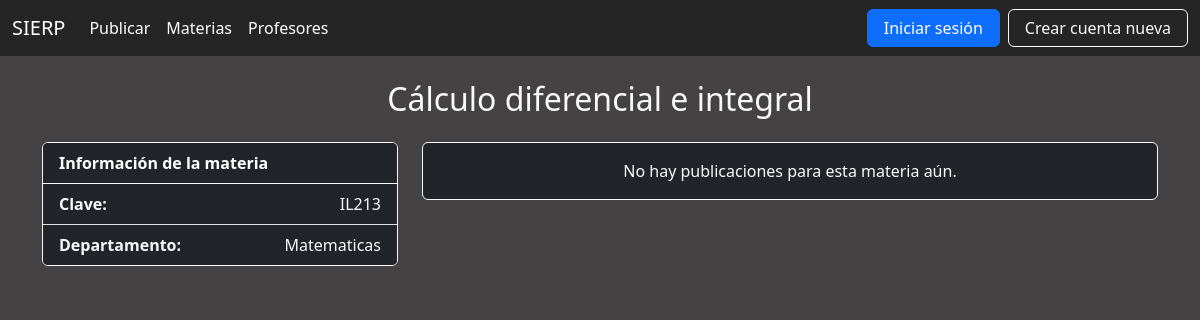
The app's page /materia/1, older data.
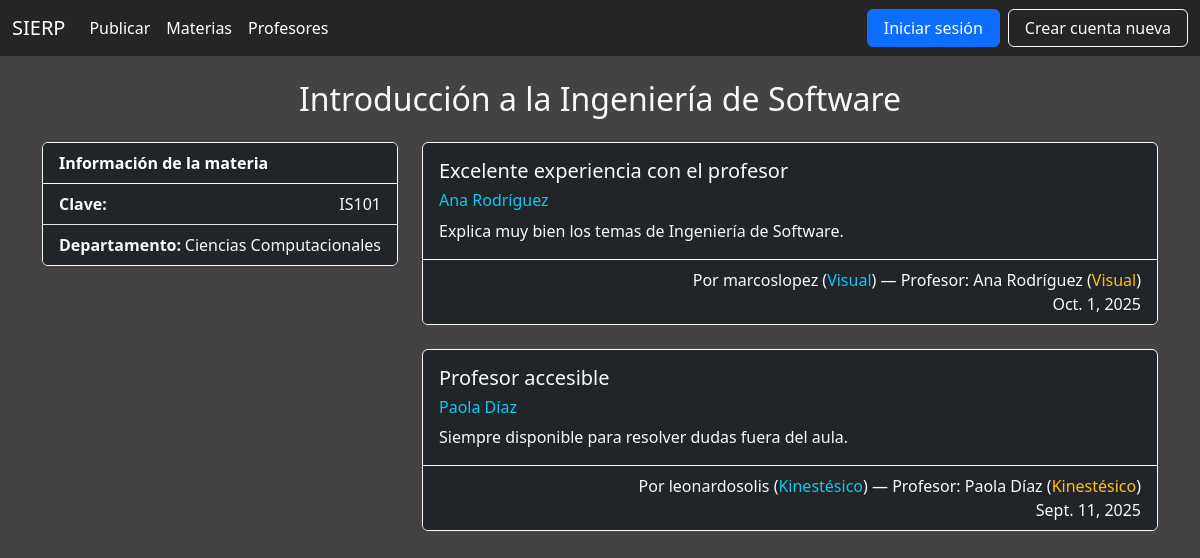
The same page, newer data.
### materia/models.py (models this page shows, shortened)
class Materia(models.Model):
    clave = models.CharField(max_length=10)
    nombre = models.CharField(max_length=50)
    departamento = models.CharField(max_length=50)
    usuarios = models.ManyToManyField('usuario.Usuario', through='publicacion.Publicacion')
    profesores = models.ManyToManyField('profesor.Profesor', through='publicacion.Publicacion')

### publicacion/models.py (models this page shows, shortened)
class Publicacion(models.Model):
    usuario = models.ForeignKey(Usuario, on_delete=models.CASCADE)
    profesor = models.ForeignKey(Profesor, on_delete=models.CASCADE)
    materia = models.ForeignKey(Materia, on_delete=models.CASCADE)
    titulo = models.CharField(max_length=70)
    fecha = models.DateField()
    comentario = models.CharField(max_length=500)
    dominio = models.IntegerField()
    puntualidad = models.IntegerField()
    asistencia = models.IntegerField()
    facilidad = models.IntegerField()
    seguimiento = models.IntegerField()

### profesor/models.py (models this page shows, shortened)
class Profesor(models.Model):
    METODOS_ENSENANZA = [
        ('visual', 'Visual'),
        ('auditivo', 'Auditivo'),
        ('kinestesico', 'Kinestésico'),
    ]
    nombre = models.CharField(max_length=50)
    metodo_ensenanza = models.CharField(
        max_length=20,
        choices=METODOS_ENSENANZA,
        default='visual'
    )
    usuarios = models.ManyToManyField('usuario.Usuario', through='publicacion.Publicacion')
    materias = models.ManyToManyField('materia.Materia', through='publicacion.Publicacion')

### usuario/models.py (models this page shows, shortened)
class Usuario(AbstractUser):
    METODOS_APRENDIZAJE = [
        ('visual', 'Visual'),
        ('auditivo', 'Auditivo'),
        ('kinestesico', 'Kinestésico'),
    ]
    nombre_usuario = models.CharField(max_length=20)
    metodo_aprendizaje = models.CharField(
        max_length=20,
        choices=METODOS_APRENDIZAJE,
        blank=True,
        null=True
    )
    profesores = models.ManyToManyField('profesor.Profesor', through='publicacion.Publicacion')
    materias = models.ManyToManyField('materia.Materia', through='publicacion.Publicacion')

### publicacion/views.py (the view)
# urls.py: path('materia/<int:materia_id>', views.MateriaView.as_view(), name='materia'),
class MateriaView(generic.ListView):
    template_name = 'publicacion/materia.html'
    def get_queryset(self):
        return Publicacion.objects.filter(materia_id=self.kwargs['materia_id'])
    def get_context_data(self, **kwargs):
        context = super().get_context_data(**kwargs)
        materia = get_object_or_404(Materia, pk=self.kwargs['materia_id'])
        context['materia'] = materia
        return context

### templates/publicacion/materia.html (shortened to what this page needs)
{% extends "base.html" %}
{% block content %}
<div class="container mt-4">
    <h2 class="mb-4 text-light text-center">{{ materia.nombre }}</h2>
    <div class="row">
        <div class="col-md-4">
            <section>
                <div class="card mb-4 bg-dark border border-light">
                    <div class="card-header bg-dark text-white border-bottom border-light">
                        <strong>Información de la materia</strong>
                    </div>
                    <ul class="list-group list-group-flush text-start">
                        <li class="list-group-item bg-dark text-light d-flex justify-content-between">
                            <span><strong>Clave:</strong></span>
                            <span>{{ materia.clave }}</span>
                        </li>
                        <li class="list-group-item bg-dark text-light d-flex justify-content-between">
                            <span><strong>Departamento:</strong></span>
                            <span>{{ materia.departamento }}</span>
                        </li>
                    </ul>
                </div>
            </section>
        </div>
        <div class="col-md-8">
            {% if publicacion_list %}
                {% for publicacion in publicacion_list %}
                <section>
                    <div class="card mb-4 bg-dark border border-light">
                        <div class="card-body">
                            <h5 class="card-title text-light">{{ publicacion.titulo }}</h5>
                            <h6 class="text-info">{{ publicacion.profesor.nombre }}</h6>
                            <p class="card-text text-light">{{ publicacion.comentario }}</p>
                        </div>
                        <div class="card-footer text-light text-end bg-dark border-top border-light">
                            Por {{ publicacion.usuario.username }}
                            {% if publicacion.usuario.metodo_aprendizaje %}
                                (<span class="text-info">{{ publicacion.usuario.get_metodo_aprendizaje_display }}</span>)
                            {% endif %}
                            — Profesor: {{ publicacion.profesor.nombre }}
                            {% if publicacion.profesor.metodo_ensenanza %}
                                (<span class="text-warning">{{ publicacion.profesor.get_metodo_ensenanza_display }}</span>)
                            {% endif %}
                            <br>
                            {{ publicacion.fecha }}
                        </div>
                    </div>
                </section>
                {% endfor %}
            {% else %}
                <div class="alert alert-warning text-center bg-dark text-light border border-light" role="alert">
                    No hay publicaciones para esta materia aún.
                </div>
            {% endif %}
        </div>
    </div>
</div>
{% endblock content %}

Row changes from the older to the newer data that the page shows:
changed Materia: nombre "Cálculo diferencial e integral" → "Introducción a la Ingeniería de Software"; clave "IL213" → "IS101"; departamento "Matematicas" → "Ciencias Computacionales"
now on this page (row edited): Publicacion: titulo "Excelente experiencia con el profesor", profesor.nombre "Ana Rodríguez", comentario "Explica muy bien los temas de Ingeniería de Software.", usuario.username "marcoslopez", usuario.metodo_aprendizaje "Visual", profesor.metodo_ensenanza "Visual", fecha "Oct. 1, 2025"
added Publicacion: titulo "Profesor accesible", profesor.nombre "Paola Díaz", comentario "Siempre disponible para resolver dudas fuera del aula.", usuario.username "leonardosolis", usuario.metodo_aprendizaje "Kinestésico", profesor.metodo_ensenanza "Kinestésico", fecha "Sept. 11, 2025"
Text that changed along with them:
text no longer shown: "No hay publicaciones para esta materia aún."
